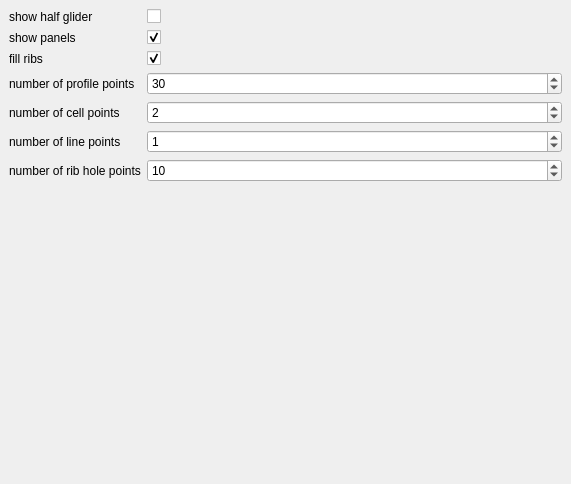
<?xml version="1.0" encoding="UTF-8"?>
<ui version="4.0">
 <class>Gui::Dialog::DlgSettingsDraft</class>
 <widget class="QWidget" name="Gui::Dialog::DlgSettingsDraft">
  <property name="geometry">
   <rect>
    <x>0</x>
    <y>0</y>
    <width>571</width>
    <height>484</height>
   </rect>
  </property>
  <property name="windowTitle">
   <string>glider</string>
  </property>
  <layout class="QVBoxLayout">
   <property name="spacing">
    <number>6</number>
   </property>
   <property name="leftMargin">
    <number>9</number>
   </property>
   <property name="topMargin">
    <number>9</number>
   </property>
   <property name="rightMargin">
    <number>9</number>
   </property>
   <property name="bottomMargin">
    <number>9</number>
   </property>
   <item>
    <layout class="QFormLayout" name="formLayout">
     <property name="fieldGrowthPolicy">
      <enum>QFormLayout::AllNonFixedFieldsGrow</enum>
     </property>
     <property name="horizontalSpacing">
      <number>6</number>
     </property>
     <property name="verticalSpacing">
      <number>6</number>
     </property>
     <item row="0" column="0">
      <widget class="QLabel" name="text_half_glider">
       <property name="text">
        <string>show half glider</string>
       </property>
      </widget>
     </item>
     <item row="0" column="1">
      <widget class="Gui::PrefCheckBox" name="gui::prefcheckbox_2">
       <property name="enabled">
        <bool>true</bool>
       </property>
       <property name="toolTip">
        <string>check this if you want to show only the half glider by default</string>
       </property>
       <property name="text">
        <string/>
       </property>
       <property name="checked">
        <bool>false</bool>
       </property>
       <property name="prefEntry" stdset="0">
        <cstring>default_show_half_glider</cstring>
       </property>
       <property name="prefPath" stdset="0">
        <cstring>Mod/glider</cstring>
       </property>
      </widget>
     </item>
     <item row="1" column="1">
      <widget class="Gui::PrefCheckBox" name="gui::prefcheckbox">
       <property name="enabled">
        <bool>true</bool>
       </property>
       <property name="toolTip">
        <string>check this if panels should be shown by default (else no design is shown)</string>
       </property>
       <property name="text">
        <string/>
       </property>
       <property name="checked">
        <bool>true</bool>
       </property>
       <property name="tristate">
        <bool>false</bool>
       </property>
       <property name="prefEntry" stdset="0">
        <cstring>default_show_panels</cstring>
       </property>
       <property name="prefPath" stdset="0">
        <cstring>Mod/glider</cstring>
       </property>
      </widget>
     </item>
     <item row="3" column="0">
      <widget class="QLabel" name="text_prof_num_points">
       <property name="text">
        <string>number of profile points</string>
       </property>
      </widget>
     </item>
     <item row="3" column="1">
      <widget class="Gui::PrefSpinBox" name="gui::prefspinbox">
       <property name="toolTip">
        <string>resolution of profiles</string>
       </property>
       <property name="minimum">
        <number>20</number>
       </property>
       <property name="maximum">
        <number>200</number>
       </property>
       <property name="value">
        <number>30</number>
       </property>
       <property name="prefEntry" stdset="0">
        <cstring>default_num_prof_points</cstring>
       </property>
       <property name="prefPath" stdset="0">
        <cstring>Mod/glider</cstring>
       </property>
      </widget>
     </item>
     <item row="4" column="0">
      <widget class="QLabel" name="label">
       <property name="text">
        <string>number of cell points</string>
       </property>
      </widget>
     </item>
     <item row="4" column="1">
      <widget class="Gui::PrefSpinBox" name="gui::prefspinbox_2">
       <property name="toolTip">
        <string>resolution of cell in spanwise direction</string>
       </property>
       <property name="maximum">
        <number>10</number>
       </property>
       <property name="value">
        <number>2</number>
       </property>
       <property name="prefEntry" stdset="0">
        <cstring>default_num_cell_points</cstring>
       </property>
       <property name="prefPath" stdset="0">
        <cstring>Mod/glider</cstring>
       </property>
      </widget>
     </item>
     <item row="5" column="0">
      <widget class="QLabel" name="label_2">
       <property name="text">
        <string>number of line points</string>
       </property>
      </widget>
     </item>
     <item row="6" column="0">
      <widget class="QLabel" name="label_3">
       <property name="text">
        <string>number of rib hole points</string>
       </property>
      </widget>
     </item>
     <item row="6" column="1">
      <widget class="Gui::PrefSpinBox" name="gui::prefspinbox_4">
       <property name="toolTip">
        <string>resolution of hole-points</string>
       </property>
       <property name="minimum">
        <number>5</number>
       </property>
       <property name="maximum">
        <number>20</number>
       </property>
       <property name="value">
        <number>10</number>
       </property>
       <property name="prefEntry" stdset="0">
        <cstring>default_num_hole_points</cstring>
       </property>
       <property name="prefPath" stdset="0">
        <cstring>Mod/glider</cstring>
       </property>
      </widget>
     </item>
     <item row="5" column="1">
      <widget class="Gui::PrefSpinBox" name="gui::prefspinbox_3">
       <property name="toolTip">
        <string>resolution of lines</string>
       </property>
       <property name="maximum">
        <number>10</number>
       </property>
       <property name="value">
        <number>1</number>
       </property>
       <property name="prefEntry" stdset="0">
        <cstring>default_num_line_points</cstring>
       </property>
       <property name="prefPath" stdset="0">
        <cstring>Mod/glider</cstring>
       </property>
      </widget>
     </item>
     <item row="1" column="0">
      <widget class="QLabel" name="label_4">
       <property name="text">
        <string>show panels</string>
       </property>
      </widget>
     </item>
     <item row="2" column="0">
      <widget class="QLabel" name="label_5">
       <property name="text">
        <string>fill ribs</string>
       </property>
      </widget>
     </item>
     <item row="2" column="1">
      <widget class="QCheckBox" name="fill_ribs_checkbox">
       <property name="text">
        <string/>
       </property>
       <property name="checked">
        <bool>true</bool>
       </property>
       <property name="prefEntry" stdset="0">
        <string>default_fill_ribs</string>
       </property>
       <property name="prefPath" stdset="0">
        <string>Mod/glider</string>
       </property>
      </widget>
     </item>
    </layout>
   </item>
  </layout>
 </widget>
 <layoutdefault spacing="6" margin="11"/>
 <pixmapfunction>qPixmapFromMimeSource</pixmapfunction>
 <customwidgets>
  <customwidget>
   <class>Gui::PrefSpinBox</class>
   <extends>QSpinBox</extends>
   <header>Gui/PrefWidgets.h</header>
  </customwidget>
  <customwidget>
   <class>Gui::PrefCheckBox</class>
   <extends>QCheckBox</extends>
   <header>Gui/PrefWidgets.h</header>
  </customwidget>
 </customwidgets>
 <resources/>
 <connections/>
</ui>
